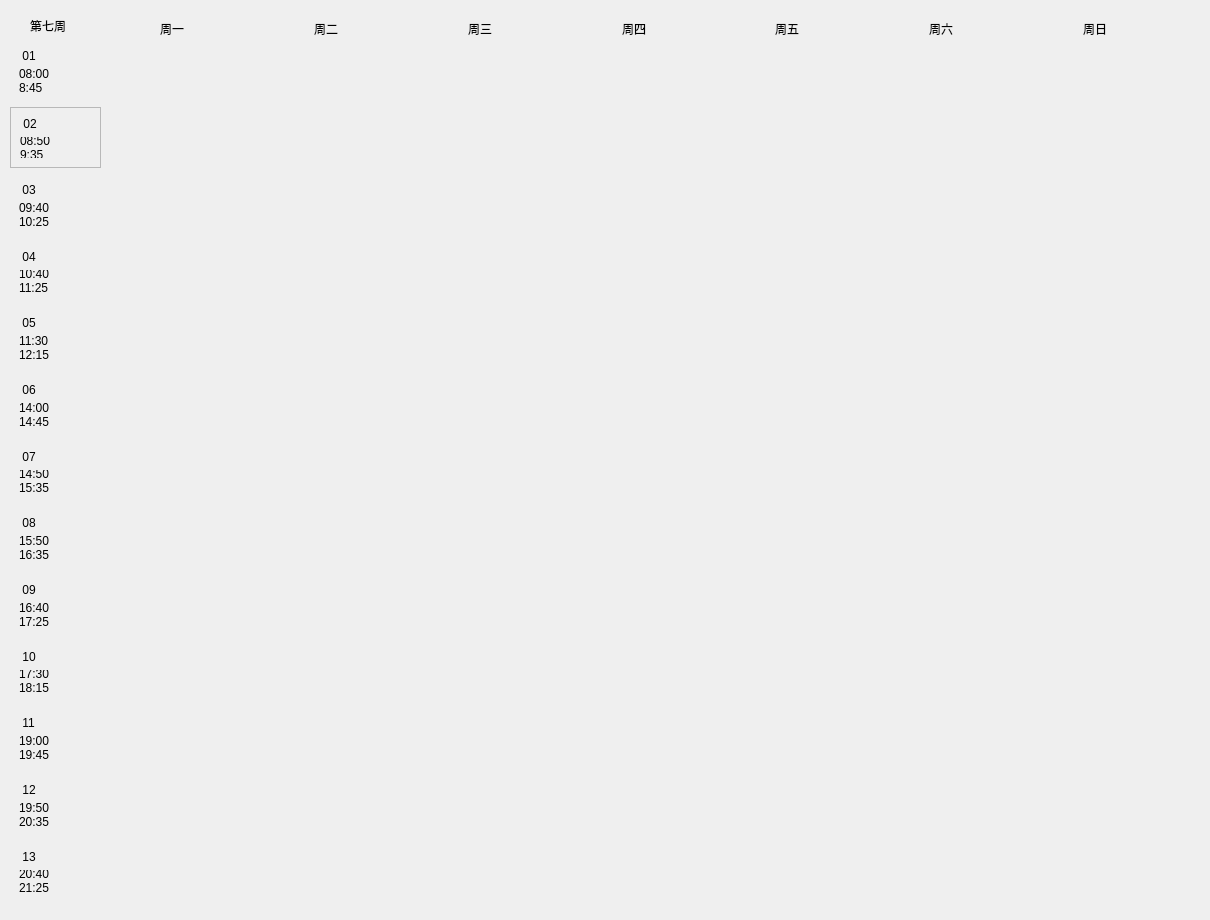
   <widget class="QWidget" name="page7">
    <widget class="QWidget" name="widget_97" native="true">
     <property name="geometry">
      <rect>
       <x>10</x>
       <y>0</y>
       <width>1191</width>
       <height>911</height>
      </rect>
     </property>
     <widget class="QLabel" name="firstweek_7">
      <property name="geometry">
       <rect>
        <x>20</x>
        <y>10</y>
        <width>71</width>
        <height>31</height>
       </rect>
      </property>
      <property name="styleSheet">
       <string notr="true">font: 12pt &quot;微软雅黑&quot;;</string>
      </property>
      <property name="text">
       <string>第七周</string>
      </property>
     </widget>
     <widget class="QWidget" name="widget_98" native="true">
      <property name="geometry">
       <rect>
        <x>0</x>
        <y>40</y>
        <width>91</width>
        <height>861</height>
       </rect>
      </property>
      <layout class="QVBoxLayout" name="verticalLayout_85">
       <item>
        <widget class="QWidget" name="widget_99" native="true">
         <layout class="QVBoxLayout" name="verticalLayout_86">
          <item>
           <widget class="QLabel" name="num1_7">
            <property name="styleSheet">
             <string notr="true">font: rgb(32, 48, 126);
font: 12pt &quot;隶书&quot;;</string>
            </property>
            <property name="text">
             <string> 01</string>
            </property>
           </widget>
          </item>
          <item>
           <widget class="QLabel" name="first_7">
            <property name="text">
             <string>08:00
8:45</string>
            </property>
            <property name="scaledContents">
             <bool>false</bool>
            </property>
           </widget>
          </item>
         </layout>
        </widget>
       </item>
       <item>
        <widget class="QFrame" name="frame_7">
         <property name="frameShape">
          <enum>QFrame::StyledPanel</enum>
         </property>
         <property name="frameShadow">
          <enum>QFrame::Raised</enum>
         </property>
         <layout class="QVBoxLayout" name="verticalLayout_87">
          <item>
           <widget class="QLabel" name="num2_7">
            <property name="styleSheet">
             <string notr="true">font: rgb(32, 48, 126);
font: 12pt &quot;隶书&quot;;</string>
            </property>
            <property name="text">
             <string> 02</string>
            </property>
           </widget>
          </item>
          <item>
           <widget class="QLabel" name="second_7">
            <property name="text">
             <string>08:50
9:35</string>
            </property>
           </widget>
          </item>
         </layout>
        </widget>
       </item>
       <item>
        <widget class="QWidget" name="widget_100" native="true">
         <layout class="QVBoxLayout" name="verticalLayout_88">
          <item>
           <widget class="QLabel" name="num3_7">
            <property name="styleSheet">
             <string notr="true">font: 12pt &quot;隶书&quot;;</string>
            </property>
            <property name="text">
             <string> 03</string>
            </property>
           </widget>
          </item>
          <item>
           <widget class="QLabel" name="third_7">
            <property name="text">
             <string>09:40
10:25</string>
            </property>
           </widget>
          </item>
         </layout>
        </widget>
       </item>
       <item>
        <widget class="QWidget" name="widget_101" native="true">
         <layout class="QVBoxLayout" name="verticalLayout_89">
          <item>
           <widget class="QLabel" name="num4_7">
            <property name="styleSheet">
             <string notr="true">font: 12pt &quot;隶书&quot;;</string>
            </property>
            <property name="text">
             <string> 04</string>
            </property>
           </widget>
          </item>
          <item>
           <widget class="QLabel" name="forth_7">
            <property name="text">
             <string>10:40
11:25</string>
            </property>
           </widget>
          </item>
         </layout>
        </widget>
       </item>
       <item>
        <widget class="QWidget" name="widget_102" native="true">
         <layout class="QVBoxLayout" name="verticalLayout_90">
          <item>
           <widget class="QLabel" name="num5_7">
            <property name="styleSheet">
             <string notr="true">font: 12pt &quot;隶书&quot;;</string>
            </property>
            <property name="text">
             <string> 05</string>
            </property>
           </widget>
          </item>
          <item>
           <widget class="QLabel" name="fifth_7">
            <property name="text">
             <string>11:30
12:15</string>
            </property>
           </widget>
          </item>
         </layout>
        </widget>
       </item>
       <item>
        <widget class="QWidget" name="widget_103" native="true">
         <layout class="QVBoxLayout" name="verticalLayout_91">
          <item>
           <widget class="QLabel" name="num6_7">
            <property name="styleSheet">
             <string notr="true">font: 12pt &quot;隶书&quot;;</string>
            </property>
            <property name="text">
             <string> 06</string>
            </property>
           </widget>
          </item>
          <item>
           <widget class="QLabel" name="sixth_7">
            <property name="text">
             <string>14:00
14:45</string>
            </property>
           </widget>
          </item>
         </layout>
        </widget>
       </item>
       <item>
        <widget class="QWidget" name="widget_104" native="true">
         <layout class="QVBoxLayout" name="verticalLayout_92">
          <item>
           <widget class="QLabel" name="num7_7">
            <property name="styleSheet">
             <string notr="true">font: 12pt &quot;隶书&quot;;</string>
            </property>
            <property name="text">
             <string> 07</string>
            </property>
           </widget>
          </item>
          <item>
           <widget class="QLabel" name="seventh_7">
            <property name="text">
             <string>14:50
15:35</string>
            </property>
           </widget>
          </item>
         </layout>
        </widget>
       </item>
       <item>
        <widget class="QWidget" name="widget_105" native="true">
         <layout class="QVBoxLayout" name="verticalLayout_93">
          <item>
           <widget class="QLabel" name="num8_7">
            <property name="styleSheet">
             <string notr="true">font: 12pt &quot;隶书&quot;;</string>
            </property>
            <property name="text">
             <string> 08</string>
            </property>
           </widget>
          </item>
          <item>
           <widget class="QLabel" name="eighth_7">
            <property name="text">
             <string>15:50
16:35</string>
            </property>
           </widget>
          </item>
         </layout>
        </widget>
       </item>
       <item>
        <widget class="QWidget" name="widget_106" native="true">
         <layout class="QVBoxLayout" name="verticalLayout_94">
          <item>
           <widget class="QLabel" name="num9_7">
            <property name="styleSheet">
             <string notr="true">font: 12pt &quot;隶书&quot;;</string>
            </property>
            <property name="text">
             <string> 09</string>
            </property>
           </widget>
          </item>
          <item>
           <widget class="QLabel" name="ninth_7">
            <property name="text">
             <string>16:40
17:25</string>
            </property>
           </widget>
          </item>
         </layout>
        </widget>
       </item>
       <item>
        <widget class="QWidget" name="widget_107" native="true">
         <layout class="QVBoxLayout" name="verticalLayout_95">
          <item>
           <widget class="QLabel" name="num10_7">
            <property name="styleSheet">
             <string notr="true">font: 12pt &quot;隶书&quot;;</string>
            </property>
            <property name="text">
             <string> 10</string>
            </property>
           </widget>
          </item>
          <item>
           <widget class="QLabel" name="tenth_7">
            <property name="text">
             <string>17:30
18:15</string>
            </property>
           </widget>
          </item>
         </layout>
        </widget>
       </item>
       <item>
        <widget class="QWidget" name="widget_108" native="true">
         <layout class="QVBoxLayout" name="verticalLayout_96">
          <item>
           <widget class="QLabel" name="num11_7">
            <property name="styleSheet">
             <string notr="true">font: 12pt &quot;隶书&quot;;</string>
            </property>
            <property name="text">
             <string> 11</string>
            </property>
           </widget>
          </item>
          <item>
           <widget class="QLabel" name="eleventh_7">
            <property name="text">
             <string>19:00
19:45</string>
            </property>
           </widget>
          </item>
         </layout>
        </widget>
       </item>
       <item>
        <widget class="QWidget" name="widget_109" native="true">
         <layout class="QVBoxLayout" name="verticalLayout_97">
          <item>
           <widget class="QLabel" name="num12_7">
            <property name="styleSheet">
             <string notr="true">font: 12pt &quot;隶书&quot;;</string>
            </property>
            <property name="text">
             <string> 12</string>
            </property>
           </widget>
          </item>
          <item>
           <widget class="QLabel" name="twelfth_7">
            <property name="text">
             <string>19:50
20:35</string>
            </property>
           </widget>
          </item>
         </layout>
        </widget>
       </item>
       <item>
        <widget class="QWidget" name="widget_110" native="true">
         <layout class="QVBoxLayout" name="verticalLayout_98">
          <item>
           <widget class="QLabel" name="num13_7">
            <property name="styleSheet">
             <string notr="true">font: 12pt &quot;隶书&quot;;</string>
            </property>
            <property name="text">
             <string> 13</string>
            </property>
           </widget>
          </item>
          <item>
           <widget class="QLabel" name="thirteenth_7">
            <property name="text">
             <string>20:40
21:25</string>
            </property>
           </widget>
          </item>
         </layout>
        </widget>
       </item>
      </layout>
     </widget>
     <widget class="QWidget" name="widget_111" native="true">
      <property name="geometry">
       <rect>
        <x>150</x>
        <y>10</y>
        <width>1071</width>
        <height>37</height>
       </rect>
      </property>
      <property name="styleSheet">
       <string notr="true">font: 12pt &quot;隶书&quot;;</string>
      </property>
      <layout class="QHBoxLayout" name="horizontalLayout_7">
       <item>
        <widget class="QLabel" name="mon_7">
         <property name="text">
          <string>周一</string>
         </property>
        </widget>
       </item>
       <item>
        <widget class="QLabel" name="tue_7">
         <property name="text">
          <string>周二</string>
         </property>
        </widget>
       </item>
       <item>
        <widget class="QLabel" name="wed_7">
         <property name="text">
          <string>周三</string>
         </property>
        </widget>
       </item>
       <item>
        <widget class="QLabel" name="thu_7">
         <property name="text">
          <string>周四</string>
         </property>
        </widget>
       </item>
       <item>
        <widget class="QLabel" name="fri_7">
         <property name="text">
          <string>周五</string>
         </property>
        </widget>
       </item>
       <item>
        <widget class="QLabel" name="sat_7">
         <property name="text">
          <string>周六</string>
         </property>
        </widget>
       </item>
       <item>
        <widget class="QLabel" name="sun_7">
         <property name="text">
          <string>周日</string>
         </property>
        </widget>
       </item>
      </layout>
     </widget>
     <widget class="QWidget" name="widget_112" native="true">
      <property name="geometry">
       <rect>
        <x>100</x>
        <y>50</y>
        <width>1061</width>
        <height>851</height>
       </rect>
      </property>
     </widget>
    </widget>
   </widget>
